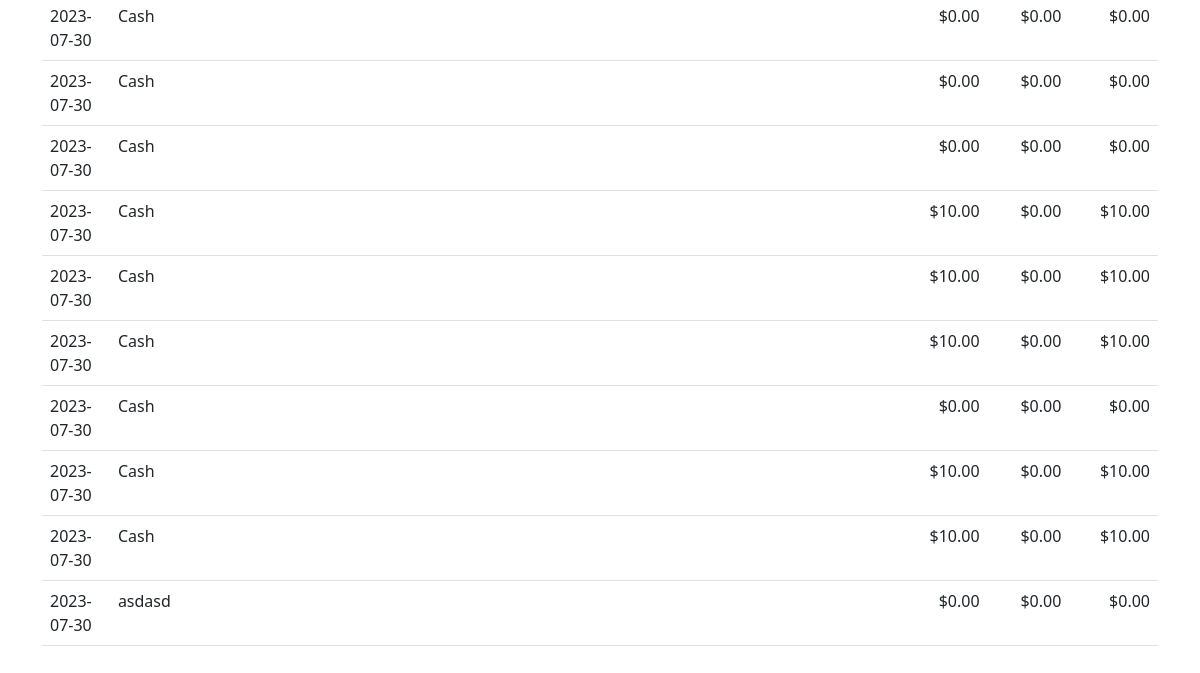
Page /history (signed in, lower part) on the earlier database version.
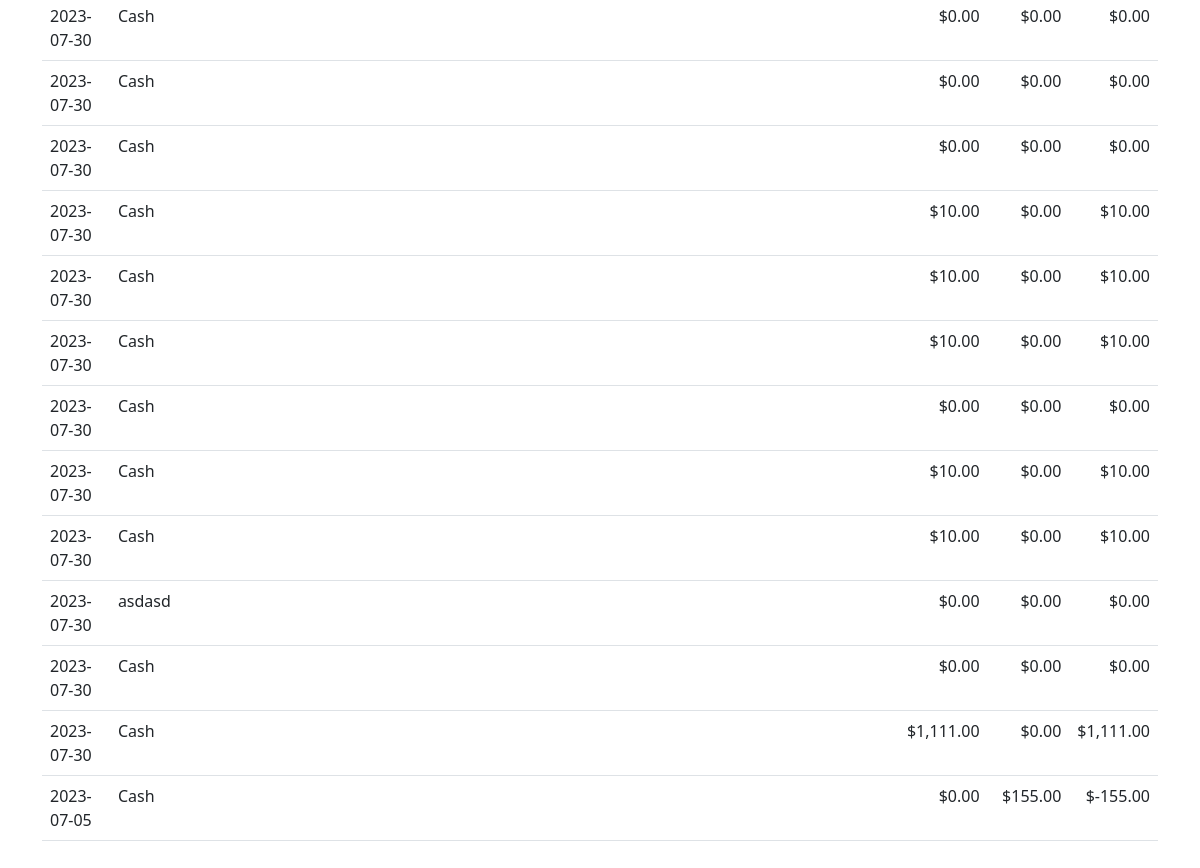
Same page on the later database version.
### tables this page shows
CREATE TABLE transactions (
    id INTEGER PRIMARY KEY AUTOINCREMENT NOT NULL, 
    user_id INTEGER,
    date DATE,
    account	TEXT,
    category TEXT,
    description TEXT,
    income	REAL NOT NULL DEFAULT 0.00,
    expense	REAL NOT NULL DEFAULT 0.00,
    FOREIGN KEY(user_id) REFERENCES users(id)
    );

### app.py (the view)
@app.route("/history")
@login_required
def history():
    user_id = session["user_id"]
    try:
        transactions_db = cur.execute(
            "SELECT * FROM transactions WHERE user_id = :user_id", {'user_id': user_id}
        )
        transactions_db = transactions_db.fetchall()
    except:
        return "Database error occurred"
    for row in transactions_db:
        row["balance"] = row["income"] - row["expense"]
    return render_template("history.html", transactions_db=transactions_db)

### app.py (called while the page is built)
def dict_factory(cursor, row):
    fields = [column[0] for column in cursor.description]
    return {key: value for key, value in zip(fields, row)}

@app.after_request
def after_request(response):
    response.headers["Cache-Control"] = "no-cache, no-store, must-revalidate"
    response.headers["Expires"] = 0
    response.headers["Pragma"] = "no-cache"
    return response

### helpers.py (called while the page is built)
def login_required(f):
    @wraps(f)
    def decorated_function(*args, **kwargs):
        if session.get("user_id") is None:
            return redirect("/login")
        return f(*args, **kwargs)
    return decorated_function

def usd(value):
    return f"${value:,.2f}"

### templates/history.html (shortened to what this page needs)
{% extends "layout.html" %}
{% block main %}
    <main class="container py-5 text-center">
        <table class="table">
            <tbody>
                {% for row in transactions_db %}
                    <tr>
                        <td class="text-start">{{ row["date"] }}</td>
                        <td class="text-start">{{ row["account"] }}</td>
                        <td class="text-start">{{ row["category"] }}</td>
                        <td id="transaction-description" class="text-start text-break">{{ row["description"] }}</td>
                        <td class="text-end">{{ row["income"] | usd }}</td>
                        <td class="text-end">{{ row["expense"] | usd }}</td>
                        <td class="text-end">{{ row["balance"] | usd }}</td>
                    </tr>
                {% endfor %}
            </tbody>
        </table>
    </main>
{% endblock %}

### templates/layout.html (shortened to what this page needs)
<!DOCTYPE html>
<html lang="en">
    <head>
        <link href="https://cdn.jsdelivr.net/npm/bootstrap@5.1.3/dist/css/bootstrap.min.css" rel="stylesheet">
        <link href="/static/styles.css" rel="stylesheet">
    </head>
    <body>
        <main class="container-fluid py-5 text-center">
            {% block main %}{% endblock %}
        </main>
    </body>
</html>

### static/styles.css (style rules this page uses)
body { font-size: 100%; }

Differences in the rows shown:
added transactions: date "2023-07-30", account "Cash", income "$0.00", expense "$0.00", balance "$0.00"
added transactions: date "2023-07-30", account "Cash", income "$1,111.00", expense "$0.00", balance "$1,111.00"
added transactions: date "2023-07-05", account "Cash", income "$0.00", expense "$155.00", balance "$-155.00"
